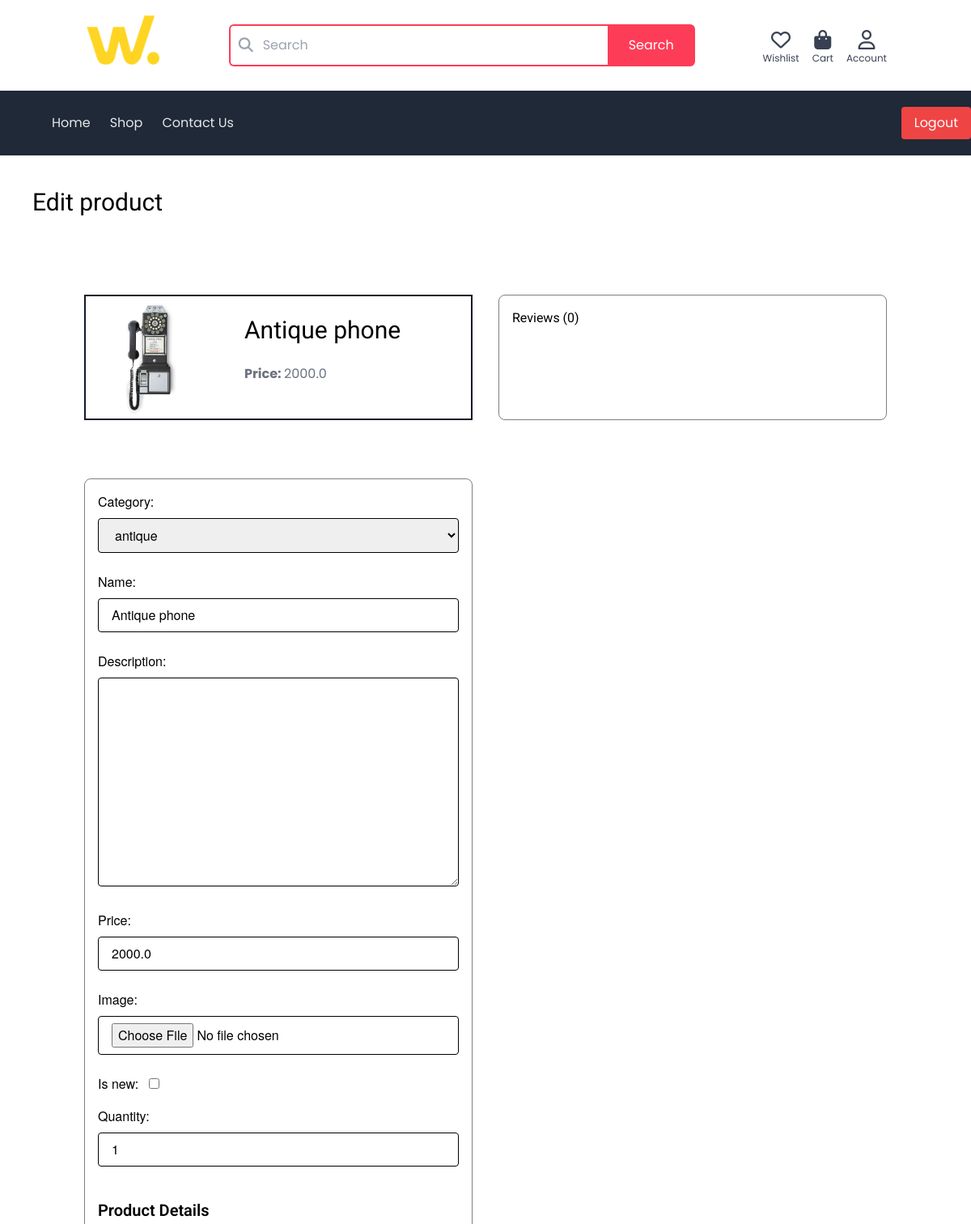
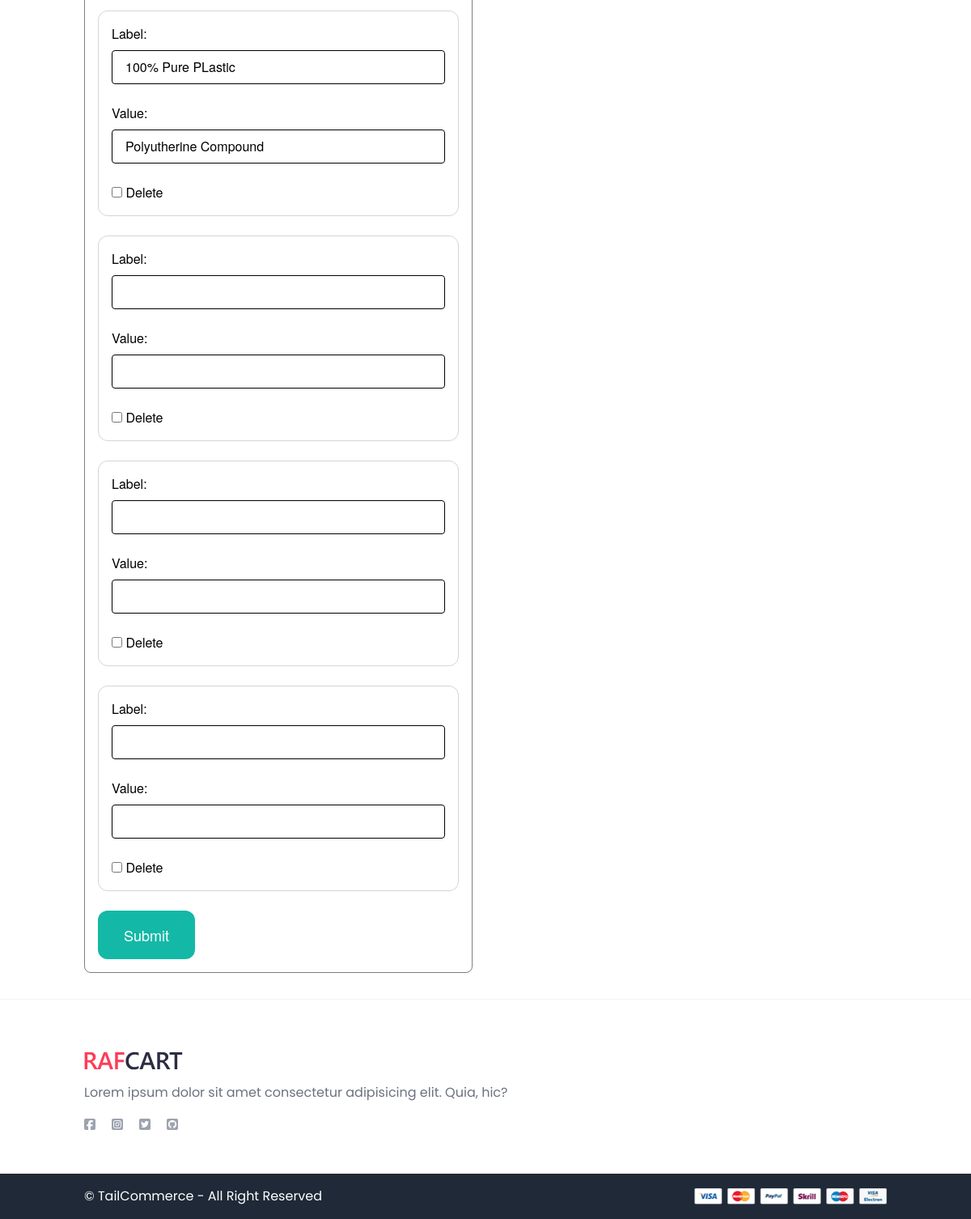
/dashboard/products/11/edit/ (signed in), run on the app's committed database (2 pictures, top to bottom).
### products/models.py (models this page shows, shortened)
class Product(models.Model):
    category = models.ForeignKey(Category, related_name='products',on_delete=models.CASCADE)
    name = models.CharField(max_length=255)
    slug = models.SlugField(unique=False, blank=True, null=True)
    class Meta:
        unique_together = ('name', 'category')
    description = models.TextField(blank=True, null=True)
    price = models.FloatField()
    image = models.ImageField(upload_to='product_images/', blank=True, null=True)
    quantity = models.PositiveIntegerField(default=1)
    is_new = models.BooleanField(default=False)
    created_at = models.DateTimeField(auto_now_add=True)

class Category(models.Model):
    name = models.CharField(max_length=255)
    slug = models.SlugField(unique=False, blank=True, null=True)
    class Meta:
        ordering = ('name',) # Orders the catergories alphabetically
        verbose_name_plural = 'Categories'  #Displays plural name correctly in Django admin site
    def __str__(self):
        return self.name # Fixes string representataion problem and shows the catergory name in Django admin site instead of Catergory object(1)

### dashboard/views.py (the view)
# urls.py: path('products/<int:pk>/edit/', views.edit, name='edit'),
@login_required
def edit(request, pk):
    product = get_object_or_404(Product, pk=pk)
    reviews = product.reviews.all()
    old_category = product.category
    old_slug = product.slug
    old_name = product.name
    if request.method == 'POST':
        form = EditItemForm(request.POST, request.FILES, instance=product)
        formset = ProductDetailFormSet(request.POST, instance=product)
        if form.is_valid() and formset.is_valid():
            updated_product = form.save(commit=False)
            updated_product.slug = slugify(updated_product.name)
            if (old_category != updated_product.category or
                old_slug != updated_product.slug or
                old_name != updated_product.name):
                product.reviews.all().delete()
            updated_product.save()
            formset.save()  # formset linked to product instance
            return redirect('dashboard:admin-dashboard')
    else:
        form = EditItemForm(instance=product)
        formset = ProductDetailFormSet(instance=product)
    return render(request, 'dashboard/form.html', {
        'form': form,
        'formset': formset,
        'title': 'Edit product',
        'product': product,
        'reviews': reviews,
        'edit': True,
    })

### dashboard/forms.py
class EditItemForm(forms.ModelForm):
    class Meta:
        model = Product # Connects the form to the Item model
        fields = ('category','name', 'description', 'price', 'image', 'is_new', 'quantity',) # Fields that can be edited
        widgets = {
            'category' : forms.Select(attrs={
            'class' : INPUT_CLASSES
            }),
            'name' : forms.TextInput(attrs={
            'class' : INPUT_CLASSES
            }),
            'description' : forms.Textarea(attrs={
            'class' : INPUT_CLASSES
            }),
            'price' : forms.TextInput(attrs={
            'class' : INPUT_CLASSES
            }),
            'image' : forms.FileInput(attrs={
            'class' : INPUT_CLASSES
            }),
            'is_new' : forms.CheckboxInput(attrs={
            'class' : 'ml-2'
            }),
            'quantity' : forms.NumberInput(attrs={
            'class' : INPUT_CLASSES
            }),
        }

### dashboard/templates/dashboard/form.html (shortened to what this page needs)
{% extends 'core/base.html' %}
{% block content %}
<h1 class="m-10 mb-6 text-3xl">{{title}}</h1>
<div class="container mx-auto px-4 py-8">
    {% if edit %}
  <div class="grid grid-cols-1 md:grid-cols-2 gap-8">
 <div class="border-2 border-gray-900 container mt-10 mx-auto px-4 grid grid-cols-1 sm:grid-cols-1 md:grid-cols-2 lg:grid-cols-3 gap-6">
        <div>
            <img src="{{ product.image.url }}" class="w-48 rounded-xl">
        </div>
        <div class="col-span-2 p-6 rounded-b-xl">
            <h1 class="mb-6 text-3xl">{{ product.name }}</h1>
            <p class="text-gray-500"><strong>Price: </strong>{{ product.price }}</p>
        </div>
    </div>
    <div style="font-family: 'Helvetica Neue', Helvetica, Roboto, Arial, sans-serif;"
        class="container w-full max-w-4xl mx-auto mt-10 px-4 rounded-lg p-4 border border-black border-opacity-50">
    <h4>Reviews ({{ reviews.count }})</h4>
    </div>
    {% endif %}
    <div style="font-family: 'Helvetica Neue', Helvetica, Roboto, Arial, sans-serif;"
        class="container w-full max-w-4xl mx-auto mt-10 px-4 rounded-lg p-4 border border-black border-opacity-50">
<form method="post" action="." enctype="multipart/form-data">
    <div class="space-y-4">
        {{ form.as_p }}
    </div>
    <h3 class="mt-8 mb-4 text-xl font-semibold">Product Details</h3>
    <div class="space-y-6">
        {% for detail_form in formset %}
            <div class="border border-gray-300 rounded-xl p-4">
                <div class="mb-4">
                    {{ detail_form.label.label_tag }}
                    {{ detail_form.label }}
                </div>
                <div class="mb-4">
                    {{ detail_form.value.label_tag }}
                    {{ detail_form.value }}
                </div>
                {% if formset.can_delete %}
                    <div>
                        {{ detail_form.DELETE }} <label for="{{ detail_form.DELETE.id_for_label }}">Delete</label>
                    </div>
                {% endif %}
            </div>
        {% endfor %}
    </div>
    <button class="mt-6 py-4 px-8 text-lg bg-teal-500 hover:bg-teal-700 rounded-xl text-white">Submit</button>
</form>
</div>
 </div>
</div>
{% endblock %}

### data on the page
Product: image (picture), name "Antique phone", price "2000.0", count "0", category "antique", quantity "1"
Category: name "Antique phone"

### other printed values
{{ title }} "Edit product"
{{ detail_form.label.label_tag }} "Label:" "Label:" "Label:" "Label:"
{{ detail_form.value.label_tag }} "Value:" "Value:" "Value:" "Value:"
